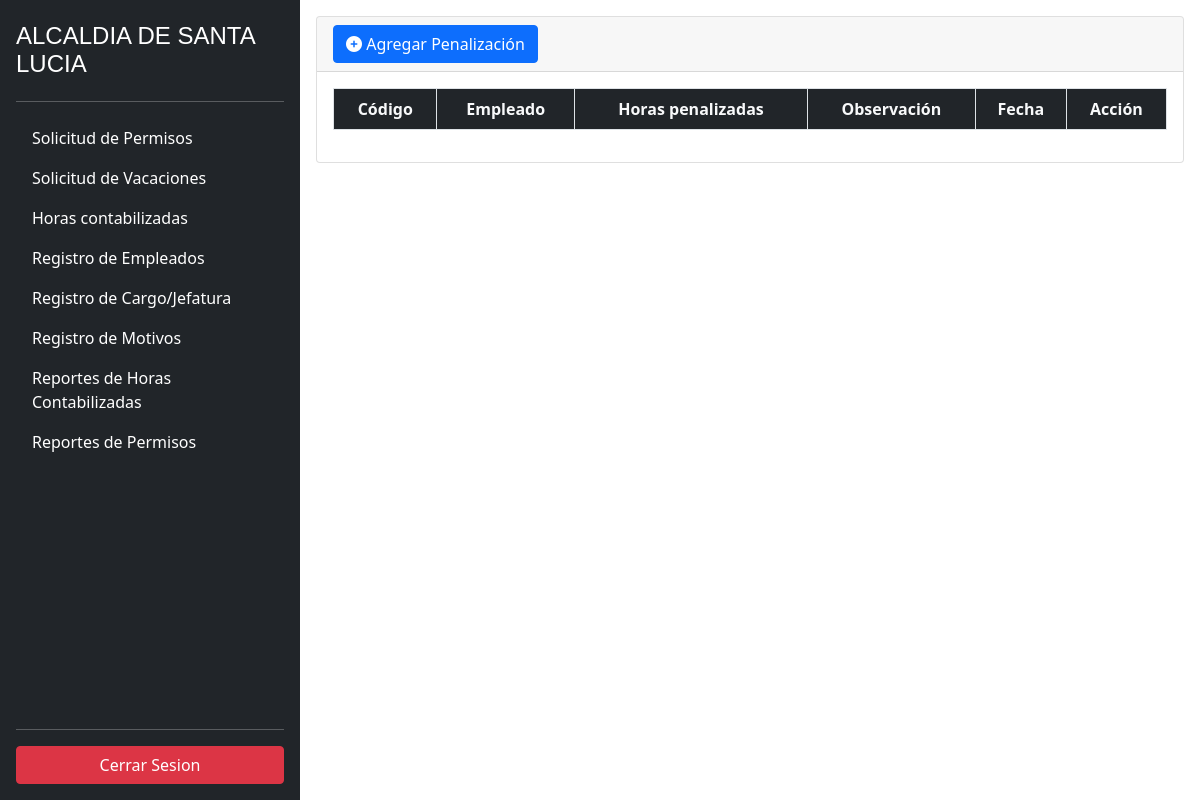
/penalty/ (signed in), run on an earlier commit of the app's database.
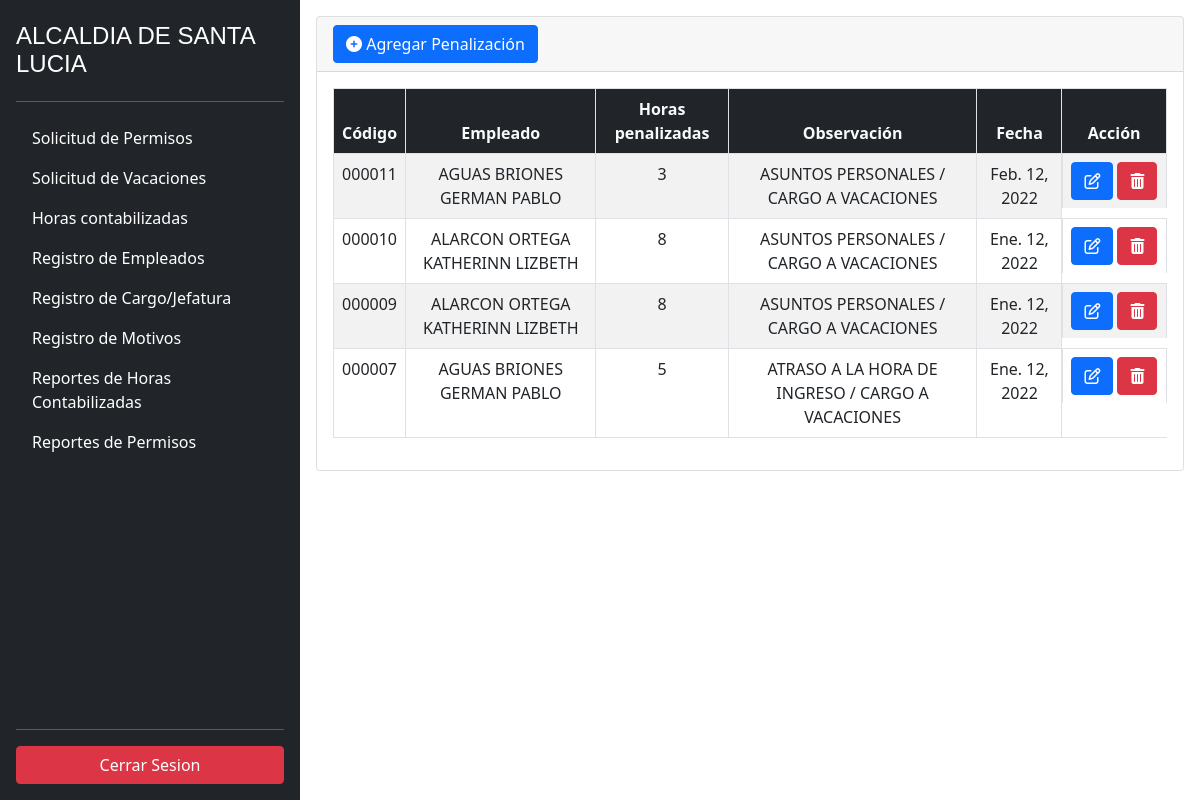
And on a later commit of the database.
### employee/models.py (models this page shows, shortened)
class Penalty(models.Model):
    hours_penalty = models.IntegerField()
    observations = models.TextField()
    date = models.DateField(default=datetime.date.today)
    requirement = models.ForeignKey(
        Requirements,
        related_name='requirements',
        on_delete=models.SET_NULL,
        null=True
    )

class Requirements(models.Model):
    code = models.CharField(max_length=6, null=True, blank=True)
    date_requirement = models.DateField()
    date_start = models.DateTimeField()
    date_end = models.DateTimeField()
    hours_discount = models.IntegerField(null=True, blank=True)
    employee = models.ForeignKey(
        Employee,
        related_name='employee',
        on_delete=models.SET_NULL,
        null=True
    )
    created = models.DateTimeField(auto_now_add=True)
    updated = models.DateTimeField(auto_now=True)
    reason = models.ForeignKey(
        Reason,
        related_name='reason',
        on_delete=models.SET_NULL,
        null=True
    )
    class Meta:
        ordering = ('-pk', )

class Employee(models.Model):
    identification = models.CharField(max_length=13)
    name = models.CharField(max_length=60)
    lastname = models.CharField(max_length=60)
    created = models.DateTimeField(auto_now_add=True)
    updated = models.DateTimeField(auto_now=True)
    jefatura = models.ForeignKey(
        Jefatura,
        related_name='jefatura',
        on_delete=models.SET_NULL,
        null=True
    )
    state = models.BooleanField(default=True)

### employee/views.py (the view)
# urls.py: path('penalty/', login_required(PenaltyGenericView.as_view()), name='list_penalty'),
class PenaltyGenericView(ListView):
    model = Penalty
    paginate_by= 10
    template_name= 'penalty/penalty_list.html'
    context_object_name = 'penalties'
    def get_queryset(self):
        return super().get_queryset().order_by('-requirement__code')

### employee/templates/penalty/penalty_list.html (shortened to what this page needs)
{% extends 'base.html' %}
{% block sidebar %}
{% include 'sidebar.html' %}
{% endblock %}
{% block content %}
<div class="m-3">
    <div class="card">
        <div class="card-header d-flex justify-content-between align-items-center">
            <a href="{% url 'employee:new_penalty' %}" class="btn btn-primary"><i class="fa fa-plus-circle"></i>
                Agregar Penalización</a>
        </div>
        <div class="card-body">
            <table class="table table-bordered table-striped">
                <thead class="bg-dark">
                    <tr class="text-center text-light">
                        <th scope="col">Código</th>
                        <th scope="col">Empleado</th>
                        <th scope="col">Horas penalizadas</th>
                        <th scope="col">Observación</th>
                        <th scope="col">Fecha</th>
                        <th scope="col" class="text-center">Acción</th>
                    </tr>
                </thead>
                <tbody>
                    {% for penalty in penalties %}
                    <tr class="text-center">
                        <td>{{penalty.requirement.code}}</td>
                        <td>{{penalty.requirement.employee.lastname}} {{penalty.requirement.employee.name}}</td>
                        <td>{{penalty.hours_penalty}}</td>
                        <td>{{penalty.observations}}</td>
                        <td>{{penalty.date}}</td>
                        <td class="d-flex justify-content-center">
                            <div class="me-1">
                                <a class="btn btn-primary" href="{% url 'employee:update_penalty' penalty.id %}">
                                    <i class="fa fa-edit"></i>
                                </a>
                            </div>
                            <div>
                                <a class="btn btn-danger" href="{% url 'employee:detail_penalty' penalty.id %}"><i
                                        class="fa fa-trash" aria-hidden="true"></i></a>
                            </div>
                        </td>
                    </tr>
                    {% endfor %}
                </tbody>
            </table>
        </div>
    </div>
</div>
{% endblock %}

What changed in the data, as far as the page shows it:
added Penalty: requirement.code "000011", requirement.employee.lastname "AGUAS BRIONES", requirement.employee.name "GERMAN PABLO", hours_penalty "3", observations "ASUNTOS PERSONALES / CARGO A VACACIONES", date "Feb. 12, 2022"
added Penalty: requirement.code "000010", requirement.employee.lastname "ALARCON ORTEGA", requirement.employee.name "KATHERINN LIZBETH", hours_penalty "8", observations "ASUNTOS PERSONALES / CARGO A VACACIONES", date "Ene. 12, 2022"
added Penalty: requirement.code "000009", requirement.employee.lastname "ALARCON ORTEGA", requirement.employee.name "KATHERINN LIZBETH", hours_penalty "8", observations "ASUNTOS PERSONALES / CARGO A VACACIONES", date "Ene. 12, 2022"
added Penalty: requirement.code "000007", requirement.employee.lastname "AGUAS BRIONES", requirement.employee.name "GERMAN PABLO", hours_penalty "5", observations "ATRASO A LA HORA DE INGRESO / CARGO A VACACIONES", date "Ene. 12, 2022"
